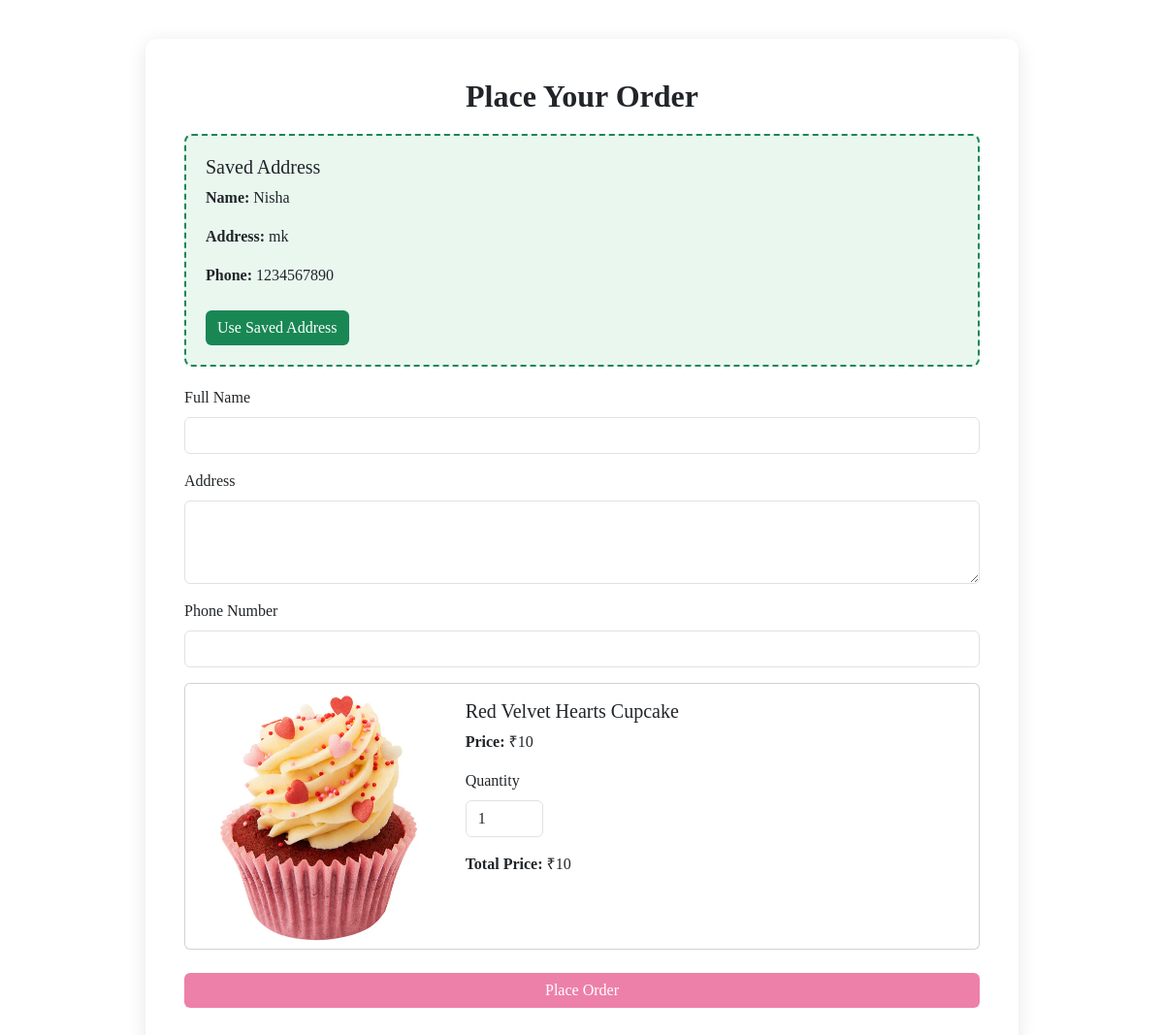
/address_page/1 (signed in), run on the app's committed database.
### app/models.py (models this page shows, shortened)
class Address(models.Model):
    user = models.ForeignKey(User, on_delete=models.CASCADE)
    name = models.CharField(max_length=255)
    address = models.TextField()
    phone_number = models.CharField(max_length=20)

class Cake(models.Model):
    name=models.CharField(max_length=100)
    price=models.IntegerField()
    img=models.FileField()
    colour=models.TextField()
    category=models.ForeignKey(Category,on_delete=models.CASCADE)
    description=models.TextField()

### app/views.py (the view, shortened to what this page needs)
# urls.py: path('address_page/<id>',views.address_page, name='address_page'),
def address_page(req, id):
    cake = Cake.objects.get(id=id)
    user = User.objects.get(username=req.session['user'])
    user_address = Address.objects.filter(user=user).order_by('-id').first()
    return render(req, 'user/order_details.html', {
        'cake': cake,
        'user_address': user_address
    })

### templates/user/order_details.html (shortened to what this page needs)
<!DOCTYPE html>
<html lang="en">
<head>
    <link href="https://cdn.jsdelivr.net/npm/bootstrap@5.3.0-alpha1/dist/css/bootstrap.min.css" rel="stylesheet">
</head>
<body>
<div class="container" data-aos="fade-up">
    <h2 class="text-center">Place Your Order</h2>
    {% if user_address %}
    <div id="saved-address-box" class="saved-address-box"
         data-name="{{ user_address.name }}"
         data-address="{{ user_address.address }}"
         data-phone="{{ user_address.phone_number }}">
        <h5>Saved Address</h5>
        <p><strong>Name:</strong> {{ user_address.name }}</p>
        <p><strong>Address:</strong> {{ user_address.address }}</p>
        <p><strong>Phone:</strong> {{ user_address.phone_number }}</p>
        <button type="button" id="use-saved-address-btn" class="btn btn-use-address mt-2">Use Saved Address</button>
    </div>
    {% else %}
        <p class="text-danger text-center">No saved address</p>
    {% endif %}
    <form method="POST">
        <div class="mb-3">
            <label for="name" class="form-label">Full Name</label>
            <input type="text" id="name" name="name" class="form-control" required>
        </div>
        <div class="mb-3">
            <label for="address" class="form-label">Address</label>
            <textarea id="address" name="address" class="form-control" rows="3" required></textarea>
        </div>
        <div class="mb-3">
            <label for="phone_number" class="form-label">Phone Number</label>
            <input type="text" id="phone_number" name="phone_number" class="form-control" required
                   pattern="[0-9]{10}" maxlength="10" minlength="10" oninput="this.value = this.value.replace(/[^0-9]/g, '')">
        </div>
        <div class="card mb-4">
            <div class="row g-0">
                <div class="col-md-4">
                    <img src="{{ cake.img.url }}" class="product-img" alt="{{ cake.name }}">
                </div>
                <div class="col-md-8">
                    <div class="card-body">
                        <h5 class="card-title">{{ cake.name }}</h5>
                        <p class="card-text"><strong>Price:</strong> ₹<span id="unit-price">{{ cake.price }}</span></p>
                        <div class="mb-3">
                            <label for="quantity" class="form-label">Quantity</label>
                            <input type="number" id="quantity" name="quantity" class="form-control quantity-input" value="1" min="1" required>
                        </div>
                        <p class="card-text"><strong>Total Price:</strong> ₹<span id="total-price">{{ cake.price }}</span></p>
                    </div>
                </div>
            </div>
        </div>
        <button type="submit" class="btn btn-primary w-100">Place Order</button>
    </form>
</div>
</body>
</html>

### templates/user/order_details.html (style rules this page uses)
body { background-color: white; font-family: "Playfair Display", serif; }
.container { max-width: 900px; background: #fff; padding: 40px; border-radius: 12px; box-shadow: 0 4px 20px rgba(0, 0, 0, 0.1); margin-top: 40px; }
h2, h4 { font-weight: 600; margin-bottom: 20px; }
.btn-primary { background-color: #ed80a8; border: none; }
.product-img { width: 100%; border-radius: 8px; }
.quantity-input { width: 80px; }
.saved-address-box { border: 2px dashed #198754; padding: 20px; border-radius: 8px; background-color: #e9f7ef; margin-bottom: 20px; position: relative; }
.btn-use-address { background-color: #198754; color: white; border: none; transition: all 0.3s ease; }

### data on the page
Address: name "Nisha", address "mk", phone_number "1234567890"
Cake: img (picture), name "Red Velvet Hearts Cupcake", price "10"
